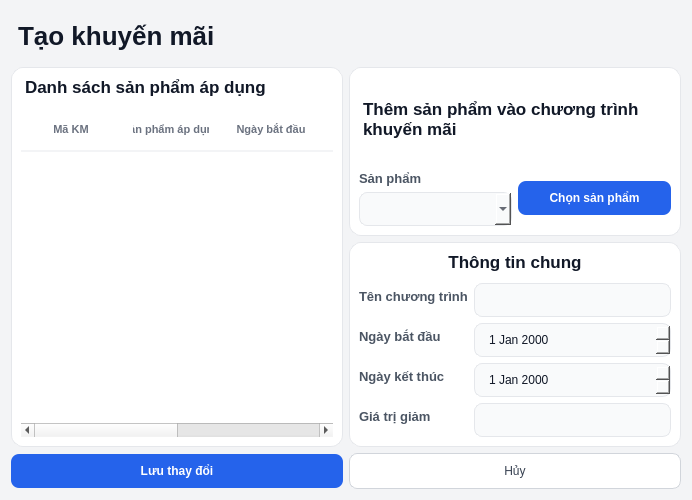
<?xml version="1.0" encoding="UTF-8"?>
<ui version="4.0">
 <class>Dialog</class>
 <widget class="QDialog" name="Dialog">
  <property name="geometry">
   <rect>
    <x>0</x>
    <y>0</y>
    <width>692</width>
    <height>500</height>
   </rect>
  </property>
  <property name="windowTitle">
   <string>Dialog</string>
  </property>
  <property name="styleSheet">
   <string notr="true">/* 1. Tổng thể Cửa sổ và Phông chữ [cite: 734-736] */
QDialog {
    background-color: #f3f4f6; /* Nền xám nhạt làm nổi bật các Card trắng */
    font-family: &quot;Inter&quot;, &quot;Segoe UI&quot;, sans-serif;
}

/* 2. Tiêu đề trang chính (Chỉnh sửa khuyến mãi) [cite: 737-739, 750] */
QLabel#lblTitleTaoKM {
    font-size: 26px;
    font-weight: 800; /* Extra bold */
    color: #111827;   /* Đen tuyền chuyên nghiệp */
    padding: 10px 0px;
}

/* 3. Thẻ nội dung (Cards) [cite: 740, 751, 756, 763] */
QFrame#frame, QFrame#frame_2, QFrame#frame_3 {
    background-color: #ffffff;
    border: 1px solid #e5e7eb;
    border-radius: 12px; /* Bo góc đồng bộ toàn hệ thống */
}

/* 4. Tiêu đề các khối con [cite: 741, 751, 757, 764] */
QLabel#lblThemSPCTKM, QLabel#lblDanhSachSP, QLabel#lblThongTinChung {
    font-size: 17px;
    font-weight: 700;
    color: #111827;
    background-color: transparent;
    border: none;
    margin-bottom: 5px;
}

/* 5. Nhãn mô tả thuộc tính (Labels - Key) [cite: 742, 753, 765-768] */
QLabel#lblSP, QLabel#lblTenCTKM, QLabel#lblNgayBatDau, 
QLabel#lblNgayKetThuc, QLabel#lblGiaTriGiam {
    font-size: 13px;
    font-weight: 600; /* Semi-bold */
    color: #4b5563;   /* Màu xám đậm chuyên nghiệp */
}

/* 6. Ô nhập liệu và Chọn lựa (Inputs) [cite: 769-771] */
QLineEdit, QComboBox, QDateEdit {
    background-color: #f9fafb;
    border: 1px solid #e5e7eb;
    border-radius: 8px;
    padding: 8px 12px;
    color: #111827;
}

QLineEdit:focus, QComboBox:focus, QDateEdit:focus {
    border: 2px solid #2563eb; /* Viền xanh dương thương hiệu */
    background-color: #ffffff;
}

/* 7. Các nút bấm hành động [cite: 744-745, 755, 772-773] */
/* Nút chính (Lưu, Thêm) */
QPushButton#btnLuu, QPushButton#btnThemSPCTKM {
    background-color: #2563eb;
    color: #ffffff;
    font-weight: 700;
    border-radius: 8px;
    padding: 10px 20px;
}

QPushButton:hover {
    background-color: #1d4ed8;
}

/* Nút phụ (Hủy) */
QPushButton#btnHuy {
    background-color: #ffffff;
    color: #374151;
    border: 1px solid #d1d5db;
    border-radius: 8px;
    padding: 10px 20px;
}

/* 8. Bảng danh sách sản phẩm áp dụng [cite: 746-749, 758-761] */
QTableWidget#tblDanhSachSP {
    background-color: #ffffff;
    border: none;
    gridline-color: transparent;
    outline: none;
}

QHeaderView::section {
    background-color: #ffffff;
    padding: 12px;
    border: none;
    border-bottom: 2px solid #f3f4f6;
    font-weight: bold;
    color: #6b7280;
    text-transform: uppercase; /* BUỘC IN HOA TIÊU ĐỀ CỘT */
    font-size: 11px;
}</string>
  </property>
  <layout class="QVBoxLayout" name="verticalLayout_6">
   <item>
    <layout class="QHBoxLayout" name="horizontalLayout_2">
     <item>
      <widget class="QLabel" name="lblTitleTaoKM">
       <property name="text">
        <string>Tạo khuyến mãi</string>
       </property>
      </widget>
     </item>
    </layout>
   </item>
   <item>
    <layout class="QHBoxLayout" name="horizontalLayout_4">
     <item>
      <widget class="QFrame" name="frame">
       <property name="frameShape">
        <enum>QFrame::StyledPanel</enum>
       </property>
       <property name="frameShadow">
        <enum>QFrame::Raised</enum>
       </property>
       <layout class="QVBoxLayout" name="verticalLayout_5">
        <item>
         <widget class="QLabel" name="lblDanhSachSP">
          <property name="text">
           <string>Danh sách sản phẩm áp dụng </string>
          </property>
         </widget>
        </item>
        <item>
         <widget class="QTableWidget" name="tblDanhSachSP">
          <column>
           <property name="text">
            <string>Mã KM</string>
           </property>
          </column>
          <column>
           <property name="text">
            <string>Sản phẩm áp dụng</string>
           </property>
          </column>
          <column>
           <property name="text">
            <string>Ngày bắt đầu</string>
           </property>
          </column>
          <column>
           <property name="text">
            <string>Ngày kết thúc</string>
           </property>
          </column>
          <column>
           <property name="text">
            <string>Tổng cộng</string>
           </property>
          </column>
          <column>
           <property name="text">
            <string>Thao tác</string>
           </property>
          </column>
         </widget>
        </item>
       </layout>
      </widget>
     </item>
     <item>
      <layout class="QVBoxLayout" name="verticalLayout_3">
       <item>
        <widget class="QFrame" name="frame_2">
         <property name="frameShape">
          <enum>QFrame::StyledPanel</enum>
         </property>
         <property name="frameShadow">
          <enum>QFrame::Raised</enum>
         </property>
         <layout class="QVBoxLayout" name="verticalLayout_4">
          <item>
           <widget class="QLabel" name="lblThemSPCTKM">
            <property name="text">
             <string>Thêm sản phẩm vào chương trình khuyến mãi</string>
            </property>
            <property name="wordWrap">
             <bool>true</bool>
            </property>
           </widget>
          </item>
          <item>
           <layout class="QHBoxLayout" name="horizontalLayout_3">
            <item>
             <layout class="QVBoxLayout" name="verticalLayout_2">
              <item>
               <widget class="QLabel" name="lblSP">
                <property name="text">
                 <string>Sản phẩm</string>
                </property>
               </widget>
              </item>
              <item>
               <widget class="QComboBox" name="cbSP"/>
              </item>
             </layout>
            </item>
            <item>
             <widget class="QPushButton" name="btnThemSPCTKM">
              <property name="text">
               <string>Chọn sản phẩm</string>
              </property>
             </widget>
            </item>
           </layout>
          </item>
         </layout>
        </widget>
       </item>
       <item>
        <widget class="QFrame" name="frame_3">
         <property name="frameShape">
          <enum>QFrame::StyledPanel</enum>
         </property>
         <property name="frameShadow">
          <enum>QFrame::Raised</enum>
         </property>
         <layout class="QVBoxLayout" name="verticalLayout">
          <item>
           <widget class="QLabel" name="lblThongTinChung">
            <property name="text">
             <string>Thông tin chung</string>
            </property>
            <property name="alignment">
             <set>Qt::AlignCenter</set>
            </property>
           </widget>
          </item>
          <item>
           <layout class="QFormLayout" name="formLayout">
            <item row="0" column="0">
             <widget class="QLabel" name="lblTenCTKM">
              <property name="text">
               <string>Tên chương trình</string>
              </property>
             </widget>
            </item>
            <item row="0" column="1">
             <widget class="QLineEdit" name="txtTenCTKM"/>
            </item>
            <item row="1" column="0">
             <widget class="QLabel" name="lblNgayBatDau">
              <property name="text">
               <string>Ngày bắt đầu</string>
              </property>
             </widget>
            </item>
            <item row="1" column="1">
             <widget class="QDateEdit" name="dteNgayBatDau"/>
            </item>
            <item row="2" column="0">
             <widget class="QLabel" name="lblNgayKetThuc">
              <property name="text">
               <string>Ngày kết thúc</string>
              </property>
             </widget>
            </item>
            <item row="2" column="1">
             <widget class="QDateEdit" name="dteNgayKetThuc"/>
            </item>
            <item row="3" column="0">
             <widget class="QLabel" name="lblGiaTriGiam">
              <property name="text">
               <string>Giá trị giảm</string>
              </property>
             </widget>
            </item>
            <item row="3" column="1">
             <widget class="QLineEdit" name="txtGiaTriGiam"/>
            </item>
           </layout>
          </item>
         </layout>
        </widget>
       </item>
      </layout>
     </item>
    </layout>
   </item>
   <item>
    <layout class="QHBoxLayout" name="horizontalLayout">
     <item>
      <widget class="QPushButton" name="btnLuu">
       <property name="text">
        <string>Lưu thay đổi</string>
       </property>
      </widget>
     </item>
     <item>
      <widget class="QPushButton" name="btnHuy">
       <property name="text">
        <string>Hủy</string>
       </property>
      </widget>
     </item>
    </layout>
   </item>
  </layout>
 </widget>
 <resources/>
 <connections/>
</ui>
